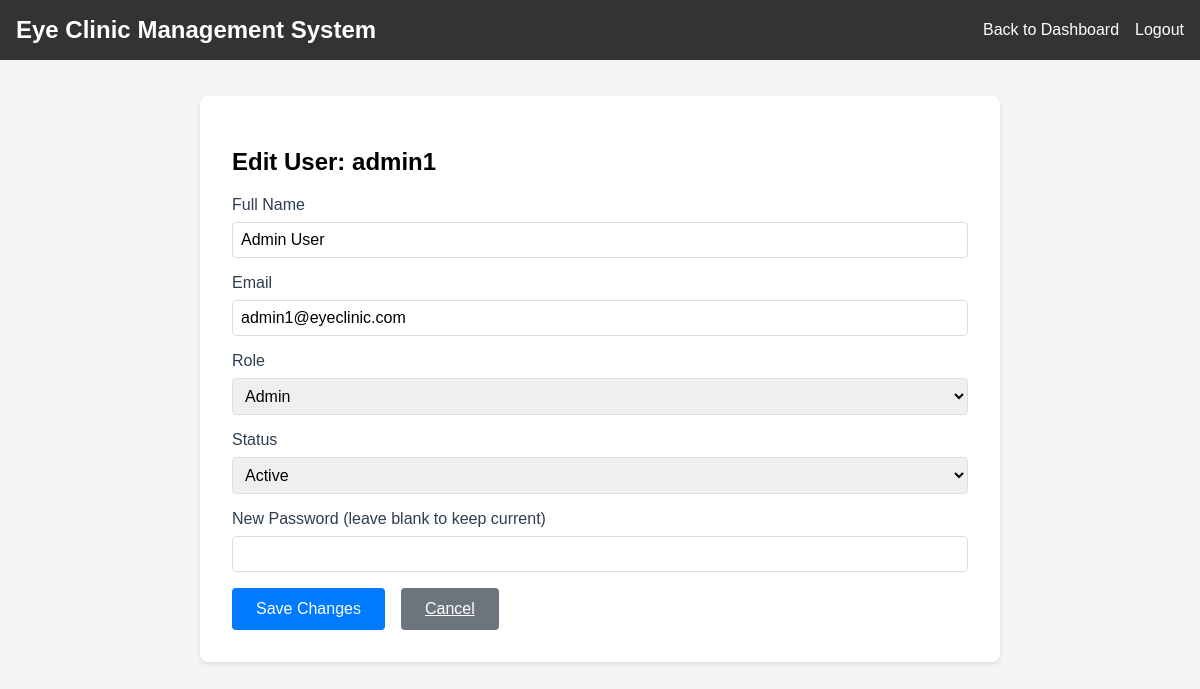
The page /admin/users/1/edit (signed in) on the database its author committed.
### models.py (models this page shows, shortened)
class User(db.Model):
    id = db.Column(db.Integer, primary_key=True)
    username = db.Column(db.String(80), unique=True, nullable=False)
    email = db.Column(db.String(120), unique=True, nullable=False)
    password_hash = db.Column(db.String(120), nullable=False)
    role = db.Column(db.String(80), nullable=False)
    name = db.Column(db.String(120))
    status = db.Column(db.String(20), default='active')
    last_login = db.Column(db.DateTime, default=lambda: datetime.now(timezone.utc))
    custom_permissions = db.Column(db.String(500))  # Store tab permissions as comma-separated string
    created_at = db.Column(db.DateTime, default=lambda: datetime.now(timezone.utc))
    updated_at = db.Column(db.DateTime, default=lambda: datetime.now(timezone.utc), onupdate=lambda: datetime.now(timezone.utc))

### app.py (the view, shortened to what this page needs)
@app.route('/admin/users/<int:user_id>/edit', methods=['GET', 'POST'])
@login_required
@admin_required
def edit_user(user_id):
    user = User.query.get_or_404(user_id)
    return render_template('edit_user.html', user=user, available_roles=AVAILABLE_ROLES)

### app.py (called while the page is built)
def login_required(f):
    @wraps(f)
    def decorated_function(*args, **kwargs):
        if 'username' not in session:
            flash('Please log in first.')
            return redirect(url_for('login'))
        return f(*args, **kwargs)
    return decorated_function

def admin_required(f):
    @wraps(f)
    def decorated_function(*args, **kwargs):
        if 'role' not in session or session['role'] != 'Admin':
            flash('Admin access required.')
            return redirect(url_for('dashboard'))
        return f(*args, **kwargs)
    return decorated_function

### templates/edit_user.html (shortened to what this page needs)
<!DOCTYPE html>
<html lang="en">
<head>
</head>
<body>
    <div class="navbar">
        <div>
            <h2 style="margin: 0;">Eye Clinic Management System</h2>
        </div>
        <div style="display: flex; align-items: center; gap: 1rem;">
            <a href="{{ url_for('dashboard') }}">Back to Dashboard</a>
            <a href="{{ url_for('logout') }}">Logout</a>
        </div>
    </div>
    <div class="main-content">
        <div class="card">
            <h2>Edit User: {{ user.username }}</h2>
            <form method="POST">
                <div class="form-group">
                    <label for="name">Full Name</label>
                    <input type="text" id="name" name="name" class="form-control" value="{{ user.name }}" required>
                </div>
                <div class="form-group">
                    <label for="email">Email</label>
                    <input type="email" id="email" name="email" class="form-control" value="{{ user.email }}" required>
                </div>
                <div class="form-group">
                    <label for="role">Role</label>
                    <select id="role" name="role" class="form-control" required>
                        {% for role in available_roles %}
                            <option value="{{ role }}" {% if role == user.role %}selected{% endif %}>{{ role }}</option>
                        {% endfor %}
                    </select>
                </div>
                <div class="form-group">
                    <label for="status">Status</label>
                    <select id="status" name="status" class="form-control" required>
                        <option value="active" {% if user.status == 'active' %}selected{% endif %}>Active</option>
                    </select>
                </div>
                <div class="form-group">
                    <label for="password">New Password (leave blank to keep current)</label>
                    <input type="password" id="password" name="password" class="form-control">
                </div>
                <div class="button-group">
                    <button type="submit" class="btn btn-primary">Save Changes</button>
                    <a href="{{ url_for('dashboard') }}" class="btn btn-secondary">Cancel</a>
                </div>
            </form>
        </div>
    </div>
</body>
</html>

### templates/edit_user.html (style rules this page uses)
body { font-family: Arial, sans-serif; margin: 0; padding: 0; background-color: #f5f5f5; }
.navbar { background-color: #333; padding: 1rem; color: white; display: flex; justify-content: space-between; align-items: center; position: fixed; top: 0; left: 0; right: 0; z-index: 1000; }
.navbar a { color: white; text-decoration: none; }
.main-content { margin-top: 4rem; padding: 2rem; max-width: 800px; margin-left: auto; margin-right: auto; }
.card { background-color: white; padding: 2rem; border-radius: 8px; box-shadow: 0 2px 4px rgba(0, 0, 0, 0.1); margin-bottom: 2rem; }
.form-group { margin-bottom: 1rem; }
.form-group label { display: block; margin-bottom: 0.5rem; font-weight: 500; color: #2c3e50; }
.form-control { width: 100%; padding: 0.5rem; border: 1px solid #ddd; border-radius: 4px; font-size: 1rem; box-sizing: border-box; }
.btn { padding: 0.75rem 1.5rem; border: none; border-radius: 4px; font-size: 1rem; font-weight: 500; cursor: pointer; transition: all 0.2s; }
.btn-primary { background-color: #007bff; color: white; }
.btn-secondary { background-color: #6c757d; color: white; margin-right: 1rem; }
.button-group { display: flex; gap: 1rem; margin-top: 1rem; }

### rows shown on the page
User: username "admin1", name "Admin User", email "admin1@eyeclinic.com", role "Admin", status "Active"
